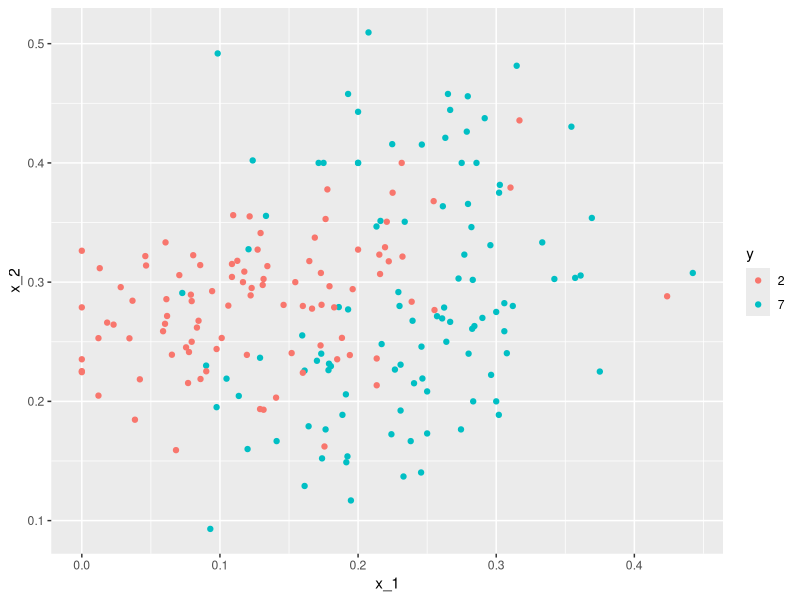

Source code (R):
library(tidyverse)
library(dslabs)
data("mnist_27")
mnist_27$test %>% ggplot(aes(x_1, x_2, color = y)) + geom_point()

#logistic regression
library(caret)
fit_glm <- glm(y~x_1+x_2, data=mnist_27$train, family="binomial")
p_hat_logistic <- predict(fit_glm, mnist_27$test)
y_hat_logistic <- factor(ifelse(p_hat_logistic > 0.5, 7, 2))
confusionMatrix(data = y_hat_logistic, reference = mnist_27$test$y)$overall[1]

#fit knn model
knn_fit <- knn3(y ~ ., data = mnist_27$train)

x <- as.matrix(mnist_27$train[,2:3])
y <- mnist_27$train$y
knn_fit <- knn3(x, y)

knn_fit <- knn3(y ~ ., data = mnist_27$train, k=5)

y_hat_knn <- predict(knn_fit, mnist_27$test, type = "class")
confusionMatrix(data = y_hat_knn, reference = mnist_27$test$y)$overall["Accuracy"]

y_hat_knn <- predict(knn_fit, mnist_27$train, type = "class") 
confusionMatrix(data = y_hat_knn, reference = mnist_27$train$y)$overall["Accuracy"]
y_hat_knn <- predict(knn_fit, mnist_27$test, type = "class")  
confusionMatrix(data = y_hat_knn, reference = mnist_27$test$y)$overall["Accuracy"]

#fit knn with k=1
knn_fit_1 <- knn3(y ~ ., data = mnist_27$train, k = 1)
y_hat_knn_1 <- predict(knn_fit_1, mnist_27$train, type = "class")
confusionMatrix(data=y_hat_knn_1, reference=mnist_27$train$y)$overall[["Accuracy"]]

y_hat_knn_1 <- predict(knn_fit_1, mnist_27$test, type = "class")
confusionMatrix(data=y_hat_knn_1, reference=mnist_27$test$y)$overall[["Accuracy"]]

#fit knn with k=401
knn_fit_401 <- knn3(y ~ ., data = mnist_27$train, k = 401)
y_hat_knn_401 <- predict(knn_fit_401, mnist_27$test, type = "class")
confusionMatrix(data=y_hat_knn_401, reference=mnist_27$test$y)$overall["Accuracy"]

#pick the k in knn
ks <- seq(3, 251, 2)
library(purrr)
accuracy <- map_df(ks, function(k){
  fit <- knn3(y ~ ., data = mnist_27$train, k = k)
  y_hat <- predict(fit, mnist_27$train, type = "class")
  cm_train <- confusionMatrix(data = y_hat, reference = mnist_27$train$y)
  train_error <- cm_train$overall["Accuracy"]
  y_hat <- predict(fit, mnist_27$test, type = "class")
  cm_test <- confusionMatrix(data = y_hat, reference = mnist_27$test$y)
  test_error <- cm_test$overall["Accuracy"]
  
  tibble(train = train_error, test = test_error)
})


#pick the k that maximizes accuracy using the estimates built on the test data
ks[which.max(accuracy$test)]
max(accuracy$test)
